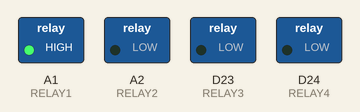
Simulated run of this program. Board: Adafruit Feather M0. Shown: switched loads named in the program (green lamp = pin HIGH).

Above: at 0.1 s.
At 2.1 s:
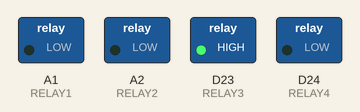
At 5.1 s:
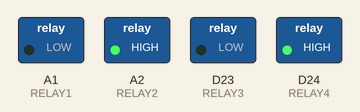
At 10.1 s:
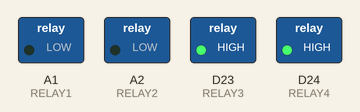
At 20.1 s:
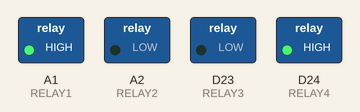
At 39.1 s:
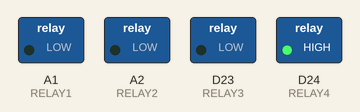
Timing chart, 0 to 40.0 s (numbered marks = the images above):
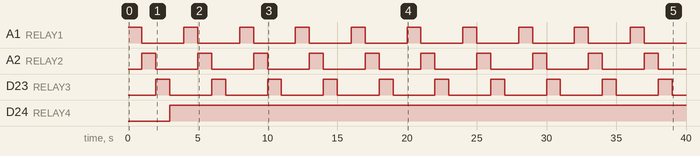

Measured:
- by itself, A1 (RELAY1), A2 (RELAY2), D23 (RELAY3): alternates HIGH for 1.0 s and LOW for 3.0 s
- by itself, D24 (RELAY4): LOW → HIGH at 3.0 s

The program:

main.cpp
```cpp
#include <Arduino.h>

// la notazione è quella dell'adafruit feather m0
#define RELAY1 15
#define RELAY2 16
#define RELAY3 23
#define RELAY4 24

const uint8_t relays[] = {RELAY1, RELAY2, RELAY3, RELAY4};

void setup()
{
  pinMode(RELAY1, OUTPUT);
  pinMode(RELAY2, OUTPUT);
  pinMode(RELAY3, OUTPUT);
  pinMode(RELAY4, OUTPUT);
}

void loop()
{
  for (uint8_t i = 0; i < 4; i++)
  {
    if (i != 0)
    {
      digitalWrite(relays[i], 1);
      digitalWrite(relays[i - 1], 0);
    }
    else
    {
      digitalWrite(relays[i], 1);
      digitalWrite(relays[(int)(sizeof(relays) / sizeof(relays[0]))], 0);
    }
    delay(1000);
  }
}
```
